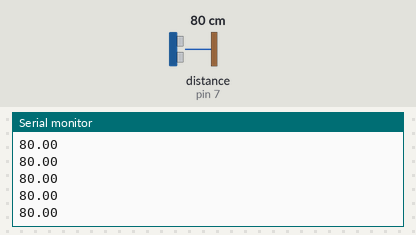
Simulated run of this sketch. Board: Arduino Uno, built with avr-gcc and run on an emulated ATmega328P. Parts: the last lines printed to the serial monitor. Wiring (inferred from the names in the program): ultrasonic range finder: trigger pin 7; echo pin 7. The test bench sets the inputs (shaded band); at power-on: distance to the obstacle (sensor on pin 7) 80 cm. The echo pulse lasts 58.3 µs per cm.

Above: at 1.2 s.
1.3 s: distance to the obstacle (sensor on pin 7) set to 2 cm
At 2.0 s:
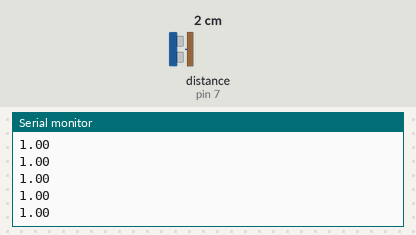
2.8 s: distance to the obstacle (sensor on pin 7) set to 4 cm
At 3.3 s:
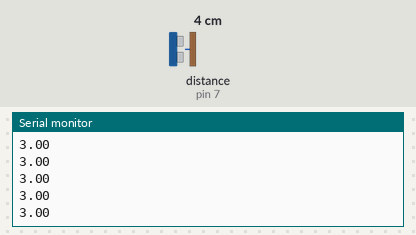
Timing chart, 0 to 5.8 s (numbered marks = the images above; inputs shaded):
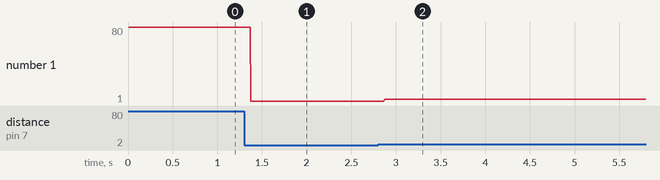

Measured:
- after the input at 1.3 s, the serial monitor: prints a new line after 0.07 s (image 1)
- after the input at 2.8 s, the serial monitor: prints a new line after 0.07 s (image 2)
- plotted number 1: 80 → 1 after the input at 1.3 s, 1 → 3 after the input at 2.8 s

The sketch:

Robotics_range_find.ino
```cpp
int pin=7; // pin the device is connected to.
// todo: no globals
double oldDistance;
int super_flytime;

// not working... just says 0.02
double velocity(double newDistance,int timediff)
{
  double deltaP=newDistance-oldDistance;
  deltaP=deltaP/timediff;
  double oldDistance=newDistance;

  return deltaP;
}

int takeReading()
{
  pinMode(pin,OUTPUT);
  digitalWrite(pin,LOW);
  delayMicroseconds(2);
  digitalWrite(pin,HIGH);
  delayMicroseconds(10);
  digitalWrite(pin, LOW);
  pinMode(pin,INPUT);
  int flyTime= pulseIn(pin, HIGH);

  super_flytime=flyTime;

  return flyTime;

}


void setup() {
  // put your setup code here, to run once:
  Serial.begin(9600);

}

void loop() {
  // put your main code here, to run repeatedly:

  // clear the line and then send a ping.

  double distance=takeReading()/29/2;

  Serial.println(distance);

}
```
